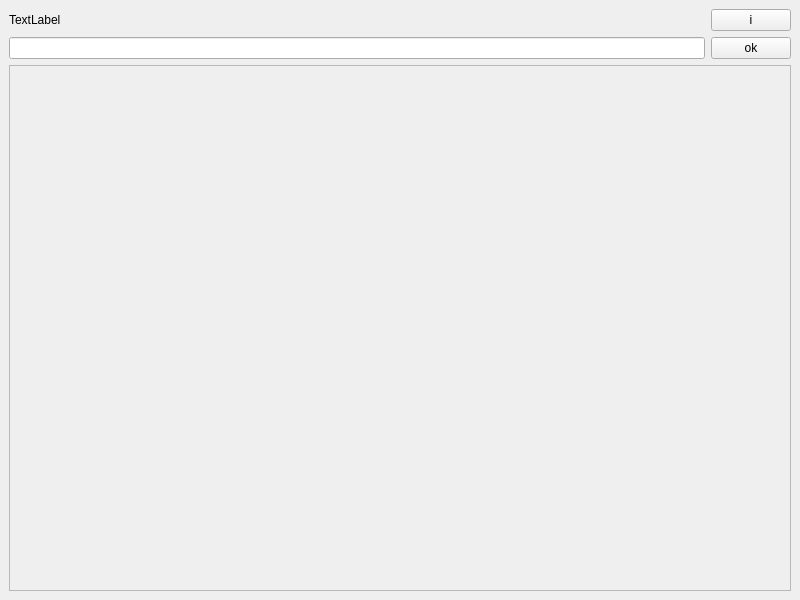
<?xml version="1.0" encoding="UTF-8"?>
<ui version="4.0">
 <class>QzaFile</class>
 <widget class="QMainWindow" name="MainWindow">
  <property name="geometry">
   <rect>
    <x>0</x>
    <y>0</y>
    <width>800</width>
    <height>600</height>
   </rect>
  </property>
  <property name="windowTitle">
   <string>MainWindow</string>
  </property>
  <widget class="QWidget" name="centralwidget">
   <layout class="QVBoxLayout" name="verticalLayout_2">
    <item>
     <layout class="QVBoxLayout" name="verticalLayout">
      <property name="sizeConstraint">
       <enum>QLayout::SetMinAndMaxSize</enum>
      </property>
      <item>
       <layout class="QHBoxLayout" name="horizontalLayout">
        <item>
         <widget class="QLabel" name="title">
          <property name="text">
           <string>TextLabel</string>
          </property>
         </widget>
        </item>
        <item>
         <widget class="QPushButton" name="info_button">
          <property name="sizePolicy">
           <sizepolicy hsizetype="Fixed" vsizetype="Fixed">
            <horstretch>0</horstretch>
            <verstretch>0</verstretch>
           </sizepolicy>
          </property>
          <property name="text">
           <string>i</string>
          </property>
         </widget>
        </item>
       </layout>
      </item>
      <item>
       <layout class="QHBoxLayout" name="horizontalLayout_2">
        <item>
         <widget class="QLineEdit" name="path_edit"/>
        </item>
        <item>
         <widget class="QPushButton" name="ok_button">
          <property name="text">
           <string>ok</string>
          </property>
         </widget>
        </item>
       </layout>
      </item>
      <item>
       <widget class="QScrollArea" name="scrollArea">
        <property name="widgetResizable">
         <bool>true</bool>
        </property>
        <widget class="QWidget" name="scrollAreaWidget">
         <property name="geometry">
          <rect>
           <x>0</x>
           <y>0</y>
           <width>778</width>
           <height>500</height>
          </rect>
         </property>
         <layout class="QVBoxLayout" name="files_layout">
          <item>
           <spacer name="verticalSpacer">
            <property name="orientation">
             <enum>Qt::Vertical</enum>
            </property>
            <property name="sizeType">
             <enum>QSizePolicy::Expanding</enum>
            </property>
            <property name="sizeHint" stdset="0">
             <size>
              <width>20</width>
              <height>40</height>
             </size>
            </property>
           </spacer>
          </item>
         </layout>
        </widget>
       </widget>
      </item>
     </layout>
    </item>
   </layout>
  </widget>
 </widget>
 <resources/>
 <connections/>
</ui>
